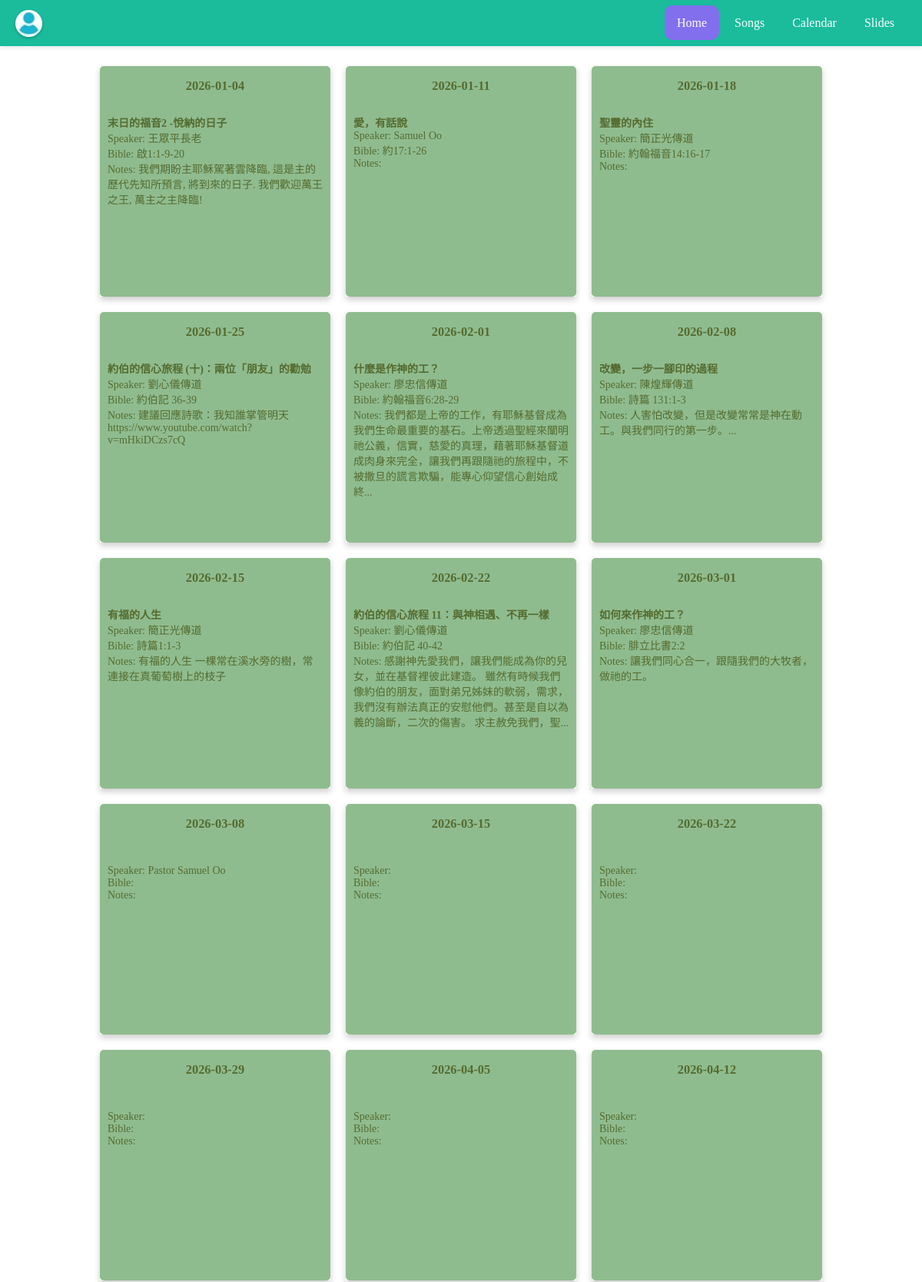
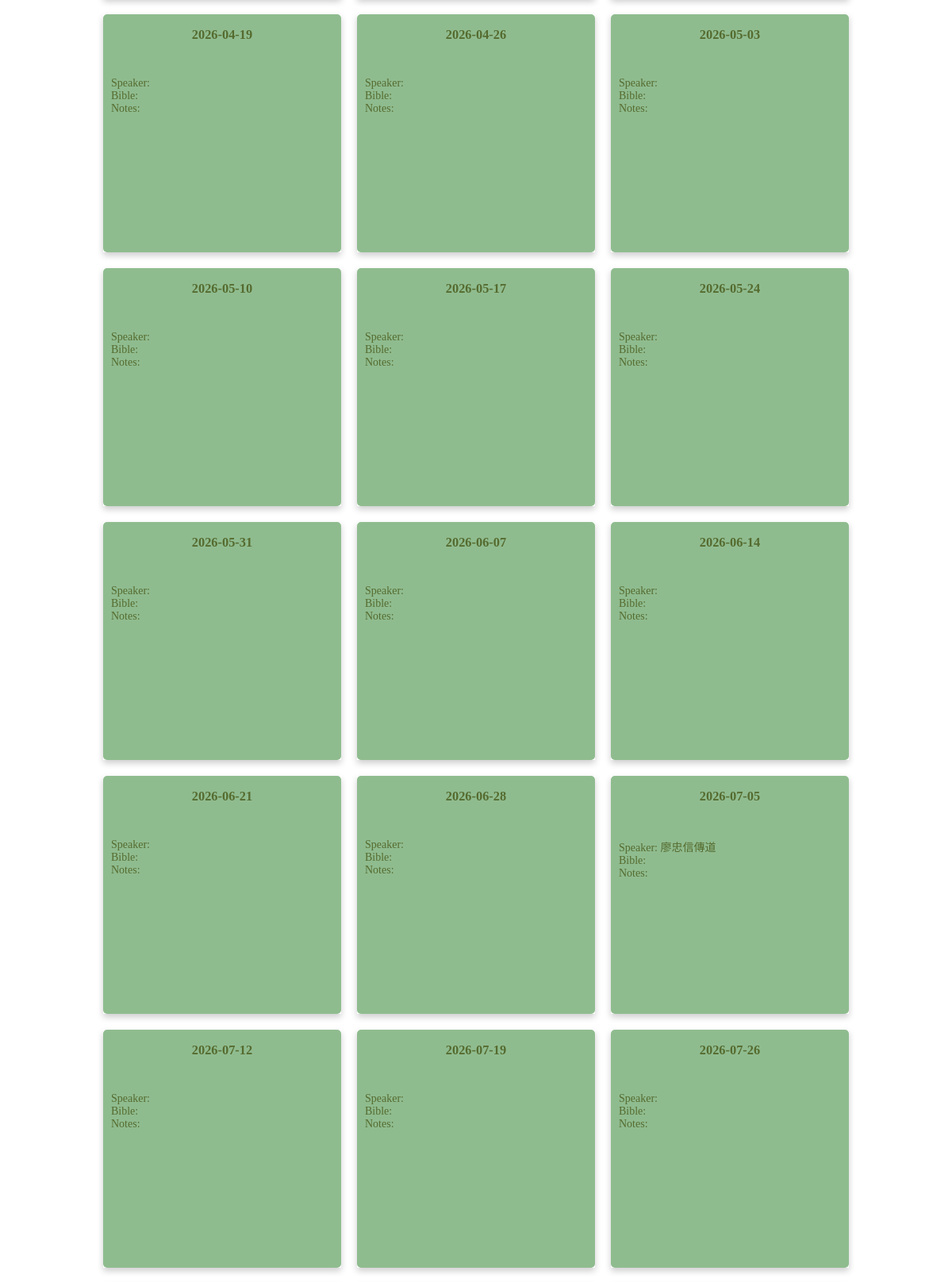
The page / (upper part) on the database its author committed (2 pictures, top to bottom).
### tables this page shows
CREATE TABLE "sermon" (sermon_id INTEGER PRIMARY key, title text, speaker text, bible_verse text, keyword text, outline text, lang text, updated text default CURRENT_TIMESTAMP, date text);

CREATE TABLE "worship" (worship_id INTEGER PRIMARY KEY, title text, notes text, scheduled_date text, sermon_id int);

### web/index.py (the view)
@app.route("/")
def index():
	id = request.args.get('id', None)
	if id:
		songs = Utils.get_worship_songs(id)
		w = Utils.get_worship(id)
		return render_template('song.html', songs=songs, id=id, w=w)
	sundays = Tools.allsundays()
	worship = Utils.worship_list()
	worship = [{'date': x, 'worship': next((y for y in worship if y['date'] == x), -1)} for x in sundays[1]]
	return render_template('worship.html', worship=worship, sundays=sundays)

### app/db.py (called while the page is built)
def run(sql, db_name="worship.db"):
    return __execute(sql, para=None, db_name=db_name)

def __execute(sql, db_name, para=None):
    try:
        con = open(db_name)
        cur = con.cursor()
        if para:
            result = cur.execute(sql, para).fetchall()
        else:
            result = cur.execute(sql).fetchall()
        con.commit()
        return result
    except Exception as e:
        print('error', e)
        return e
    finally:
        close()

def open(db_name):
    con = _connect_db(db_name)
    return con

def close():
    try:
        con.close()
        return None
    except Exception as e:
        return e

def _connect_db(db_name):
    path = os.path.dirname(os.path.dirname(os.path.realpath(__file__)))
    con = sqlite3.connect(os.path.join(path, 'db', db_name))
    return con

### app/tools.py (called while the page is built)
def allsundays():
    now = datetime.now()
    coming_sunday = (now + timedelta(days=6-now.weekday())).strftime("%Y-%m-%d")
    year = now.year
    d = date(year, 1, 1)
    d += timedelta(days = 6 - d.weekday())  # First Sunday
    sundays = []
    sundays.append(d.strftime("%Y-%m-%d"))
    while d.year == year:
        d += timedelta(days = 7)
        if d.year == year:
            sundays.append(d.strftime("%Y-%m-%d"))
    return [coming_sunday, sundays]

### web/templates/worship.html (shortened to what this page needs)
{% include 'header.html' %}
</head>
<body>
<div class="worship_container">
{% for w in worship %}
    <div class="worship-card">
        <div class="card-inner" date="{{ w.date }}">
        <div class="card-front">
            <h3>{{ w.date }}</h3>
    {% if w.worship %}
        <div style="padding:10px;text-align:left;">
            <b>{{ w.worship.sermon_title }}</b><br/>
            Speaker: {{ w.worship.speaker }}<br/>
            Bible: {{ w.worship.bible }}<br/>
            Notes: {{ w.worship.notes|truncate(100) }}
        </div>
            </div>
            <div class="card-back" name="{{ w.worship.worship_id }}">
            <b>Worship Team</b><br/>
                {% for team in w.worship.content %}
                    {% if team.user_name != '' and team.role != '' %}
                        {{ team.role }}:&nbsp;{{ team.user_name }}<br/>
                    {% endif %}
                {% endfor %}
            <div class="overlay_btns"><button id="info_btn" name="{{ w.worship.date }}">Info</button> <button id="sermon_btn" name="{{ w.worship.worship_id }}">Edit</button> <button id="song_btn" name="{{ w.worship.worship_id }}">Songs</button> <button id="notes_btn" name="{{ w.worship.worship_id }}">Notes</button>&nbsp;<button id="team_btn" name="{{ w.worship.worship_id }}">Teams</button></div>
        </div>
    {% else %}
            </div>
      <div class="card-back">
            <div class="overlay_btns"><button id="song_btn" name="{{ w.worship.worship_id }}">Songs</button>&nbsp;<button id="team_btn" name="{{ w.worship.worship_id }}">Teams</button></div>
      </div>
    {% endif %}
  </div>
</div>
{% endfor %}
</div>
</body>
</html>

### web/templates/header.html (shortened to what this page needs)
<!DOCTYPE html>
<html lang="en">
<head>
    <link href="/static/jquery-ui.css" rel="stylesheet">
</head>
	<header id="header">
		<div id="profile">
			<a href="/profile" id="profile-container" class="profile_bubble">
			</a>
		</div>
		<nav class="navigation">
			<a href="/">Home</a>
			<a href="/song/list">Songs</a>
			<a href="/calendar">Calendar</a>
			<a href="/slides">Slides</a>
		</nav>
	</header>

### web/templates/header.html (style rules this page uses)
body { margin: 0; padding: 0; }
body > :not(#loading):not(#dialog):not(header) { margin: 16px; }
:root { --primary-color: #1abc9c; --secondary-color: #c85550; --thirdary-color: #826fee; --text-light: #ffffff; --header-height: 60px; }
#header { background: var(--primary-color); color: var(--text-light); display: flex; align-items: center; justify-content: space-between; padding: 0 20px; margin: 0; height: var(--header-height); width: 100%; box-sizing: border-box; box-shadow: 0 2px 5px rgba(0,0,0,0.1); position: sticky; top: 0; z-index: 100; }
.navigation a { color: var(--text-light); text-decoration: none; text-align: center; padding: 14px 16px; border-radius: 10px; transition: color 0.3s ease, background-color 0.3s ease; }
.navigation a.active { background-color: var(--thirdary-color); color: white; }
.profile_bubble { height: 35px; width: 35px; border-radius: 50%; color: var(--text-light); display: flex; align-items: center; justify-content: center; font-weight: bold; font-size: 14px; overflow: hidden; cursor: pointer; box-shadow: 0 2px 4px rgba(0,0,0,0.2); text-decoration: none; }

### web/templates/worship.html (style rules this page uses)
.worship_container { display: flex; flex-wrap: wrap; flex-direction: row; align-items: center; justify-content: center; }
.worship_container > div { min-width: 220px; margin: 10px; text-align: center; font-size: 14px; }
.worship-card { background-color: transparent; width: 300px; height: 300px; perspective: 1000px; }
.card-inner { position: relative; width: 100%; height: 100%; text-align: center; transition: transform 0.6s; transform-style: preserve-3d; box-shadow: 0 4px 8px 0 rgba(0,0,0,0.2); }
.card-front, .card-back { position: absolute; width: 100%; height: 100%; -webkit-backface-visibility: hidden; backface-visibility: hidden; border-radius: 5px; }
.card-front { background-color: #8FBC8F; color: #556B2F; }
.card-back { background-color: #009688; color: #fff; transform: rotateY(180deg); }
.overlay_btns { position: absolute ; bottom: 10px; right: 10px; font-size: 12px; }

### rows shown on the page
sermon: worship.sermon_title "末日的福音2 -悅納的日子", worship.speaker "王眾平長老", worship.bible "啟1:1-9-20"
worship: worship.notes "我們期盼主耶穌駕著雲降臨, 這是主的歷代先知所預言, 將到來的日子. 我們歡迎萬王之王, 萬主之主降臨!"
sermon: worship.sermon_title "愛，有話說", worship.speaker "Samuel Oo", worship.bible "約17:1-26"
sermon: worship.sermon_title "聖靈的內住", worship.speaker "簡正光傳道", worship.bible "約翰福音14:16-17"
sermon: worship.sermon_title "約伯的信心旅程 (十)：兩位「朋友」的勸勉", worship.speaker "劉心儀傳道", worship.bible "約伯記 36-39"
worship: worship.notes "建議回應詩歌：我知誰掌管明天 https://www.youtube.com/watch?v=mHkiDCzs7cQ"
sermon: worship.sermon_title "什麼是作神的工？", worship.speaker "廖忠信傳道", worship.bible "約翰福音6:28-29"
worship: worship.notes "我們都是上帝的工作，有耶穌基督成為我們生命最重要的基石。上帝透過聖經來闡明祂公義，信實，慈愛的真理，藉著耶穌基督道成肉身來完全，讓我們再跟隨祂的旅程中，不被撒旦的謊言欺騙，能專心仰望信心創始成終..."
sermon: worship.sermon_title "改變，一步一腳印的過程", worship.speaker "陳煌輝傳道", worship.bible "詩篇 131:1-3"
worship: worship.notes "人害怕改變，但是改變常常是神在動工。與我們同行的第一步。..."
sermon: worship.sermon_title "有福的人生", worship.speaker "簡正光傳道", worship.bible "詩篇1:1-3"
worship: worship.notes "有福的人生 一棵常在溪水旁的樹，常連接在真葡萄樹上的枝子"
sermon: worship.sermon_title "約伯的信心旅程 11：與神相遇、不再一樣", worship.speaker "劉心儀傳道", worship.bible "約伯記 40-42"
worship: worship.notes "感謝神先愛我們，讓我們能成為你的兒女，並在基督裡彼此建造。 雖然有時候我們像約伯的朋友，面對弟兄姊妹的軟弱，需求，我們沒有辦法真正的安慰他們。甚至是自以為義的論斷，二次的傷害。 求主赦免我們，聖..."
sermon: worship.sermon_title "如何來作神的工？", worship.speaker "廖忠信傳道", worship.bible "腓立比書2:2"
worship: worship.notes "讓我們同心合一，跟隨我們的大牧者，做祂的工。"
sermon: worship.speaker "Pastor Samuel Oo"
sermon: worship.speaker "廖忠信傳道"

### other values the page prints
{{ w.date }} "2026-01-04" "2026-01-11" "2026-01-18" "2026-01-25" "2026-02-01" "2026-02-08" "2026-02-15" "2026-02-22" "2026-03-01" "2026-03-08" "2026-03-15" "2026-03-22" "2026-03-29" "2026-04-05" "2026-04-12" "2026-04-19" "2026-04-26" "2026-05-03" "2026-05-10" "2026-05-17" "2026-05-24" "2026-05-31" "2026-06-07" "2026-06-14" "2026-06-21" "2026-06-28" "2026-07-05" "2026-07-12" "2026-07-19" "2026-07-26"
